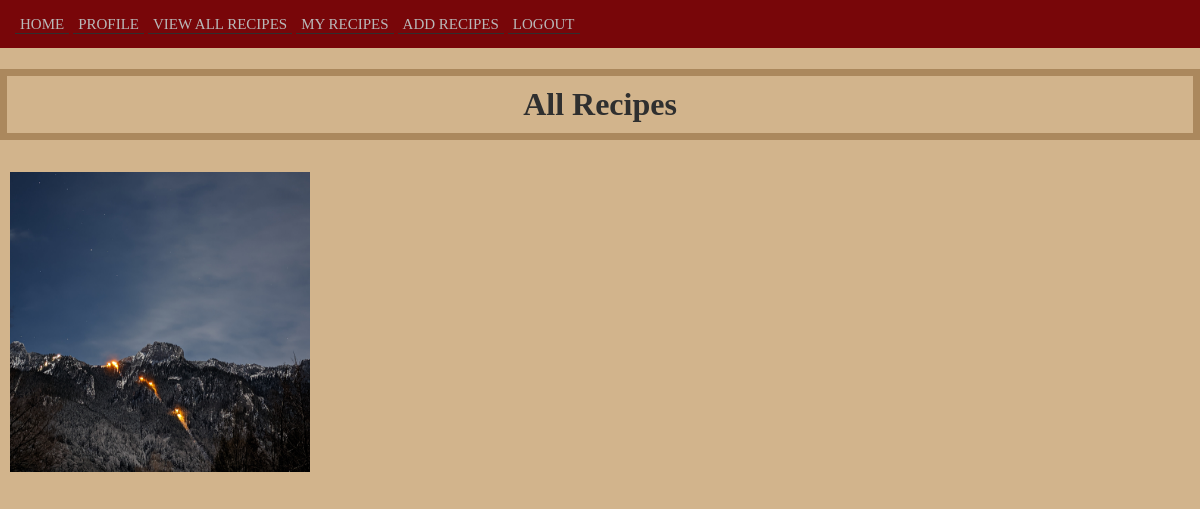
Page /loggedin/viewrecipes (signed in) on the earlier database version.
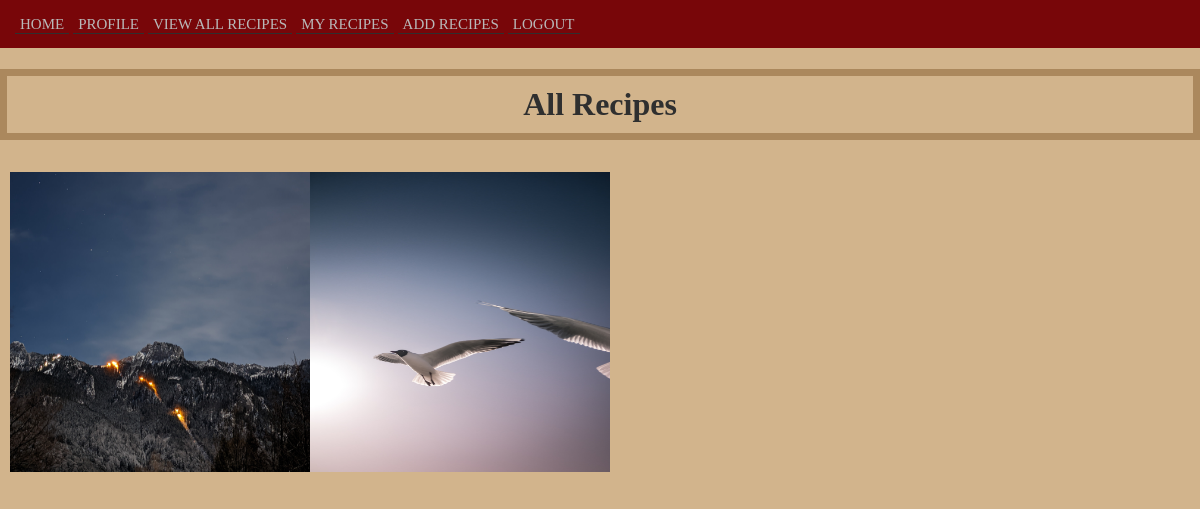
Same page on the later database version.
### cookingARecipe/models.py (models this page shows)
class Recipes(db.Model):
    __tablename__ = 'recipes'
    id = db.Column(db.Integer, primary_key=True)
    Recipe_Title = db.Column(db.String(100), nullable=False)
    Recipe_Author = db.Column(db.String(1000))
    Recipe_Type = db.Column(db.String(20), nullable=False)
    Recipe_Img= db.Column(db.String(500), nullable =False)
    Recipe_Ingredients = db.Column(db.Text, nullable=False)
    Recipe_Instructions = db.Column(db.Text, nullable=False)
    Recipe_Expected_Prep_Time = db.Column(db.String(50), nullable=False)
    Recipe_Time_Prep = db.Column(db.String(20), nullable=False)
    Recipe_Expected_Cook_Time = db.Column(db.String(50), nullable=False)
    Recipe_Time_Cook = db.Column(db.String(20), nullable=False)
    Recipe_Date_Posted = db.Column(db.DateTime, nullable = False, default=datetime.today)
    Recipe_Public_Status = db.Column(db.String(20), nullable=False)
    user_id = db.Column(db.Integer, db.ForeignKey('user.id'))
    def __repr__(self):
        return f"{self.Recipe_Title}"

### cookingARecipe/profile.py (the view)
@profile.route('/viewrecipes', methods=['GET'])
@login_required
def viewRecipes():
    all_recipes = Recipes.query.filter(Recipes.Recipe_Public_Status == "Public").all()
    return render_template('viewrecipes.html', recipes= all_recipes)

### cookingARecipe/__init__.py (called while the page is built)
def create_app():
    app = Flask(__name__)
    app.config['SECRET_KEY'] = os.urandom(26)
    app.config["IMAGE_UPLOADS"] = os.path.join(app.root_path, 'static')
    app.config["ALLOWED_IMAGE_EXTENSIONS"] = ["jpeg", "jpg", "png", "gif"]
    app.config["MAX_IMAGE_FILESIZE"] = 50 * 1024 * 1024
    basedir = os.path.abspath(os.path.dirname(__file__))
    app.config['SQLALCHEMY_DATABASE_URI'] = "sqlite:///"+ os.path.join(basedir, "cAR.db")
    db.init_app(app)
    login_manager = LoginManager()
    login_manager.login_view="auth.login"
    login_manager.init_app(app)
    from .models import User
    @login_manager.user_loader
    def load_user(user_id):
        return User.query.get(user_id)
    from .auth import auth
    app.register_blueprint(auth)
    from .main import main
    app.register_blueprint(main)
    from .profile import profile
    app.register_blueprint(profile)
    return app

### cookingARecipe/templates/viewrecipes.html (shortened to what this page needs)
{% extends "base.html" %}
{% block body %}
    <h1 class="borderColor">All Recipes</h1>
    <div class="content-wrapper-MyRecipes">
        {% for recipe in recipes %}
        <div class="recipe-img">
	        <div class="recipe-img">
		        <img id="recipe-img-viewmyrecipes" class="logo-wrapper portfolio-img-background" src="{{ url_for('profile.display_image', filename=recipe.Recipe_Img) }}">
	        </div>
        </div>
        {%endfor%}
    </div>
{% endblock %}

### cookingARecipe/templates/base.html (shortened to what this page needs)
<!DOCTYPE html>
<html>
<head>
    <link rel="stylesheet" href="{{ url_for('static', filename= 'css/style.css') }}">
</head>
<body>
    <div class="navbar">
        <a class="nav-element" href="/">Home</a>
        {% if current_user.is_authenticated %}
        <a href="/loggedin/profile">Profile</a>
        {% endif %}
        {% if current_user.is_authenticated %}
            <a href="{{ url_for('profile.viewRecipes') }}">View All Recipes</a>
            <a href="{{ url_for('profile.viewMyRecipes') }}">My Recipes</a>
            <a href="{{ url_for('profile.addRecipe') }}">Add Recipes</a>
            <a class="nav-element" href="/logout">Logout</a>
        {% endif %}
    </div>
    {% block body %} {% endblock %}
</body>
</html>

### cookingARecipe/static/css/style.css (style rules this page uses)
body { background-color: tan; margin: 0; font-family:fantasy; }
img { position: absolute; top: 107px; top: 22%; right: 0%; padding-right: 9%; }
a { color: black; }
.content-wrapper-MyRecipes { display: grid; grid-template-columns: 1fr 1fr 1fr 1fr; }
#recipe-img-viewmyrecipes { height: 300px; }
.recipe-img > img { height: 400px; max-height: 100%; position: relative; padding: 10px; grid-column: auto; grid-row: 1 / -1; align-self: center; place-self: center; }
h1 { color: #2f2f2f; text-align: center; padding: 10px; }
.navbar { background-color: #780609; padding: 15px; }
.navbar a { justify-content: space-around; text-decoration: none; padding-bottom: 1px; color: #b9b8b8; text-transform: uppercase; text-align: left; transition: font-size 1s; border-bottom: 1px solid #2f2f2f; font-size: 15px; padding-right: 5px; padding-left: 5px; }
.borderColor { border: 7px #ab885d solid; }
.portfolio-img-background { height: 350px; width: 100%; background-size: cover; background-position: center; background-repeat: no-repeat; }

Differences in the rows shown:
now on this page (row edited): Recipes: Recipe_Img (picture)
